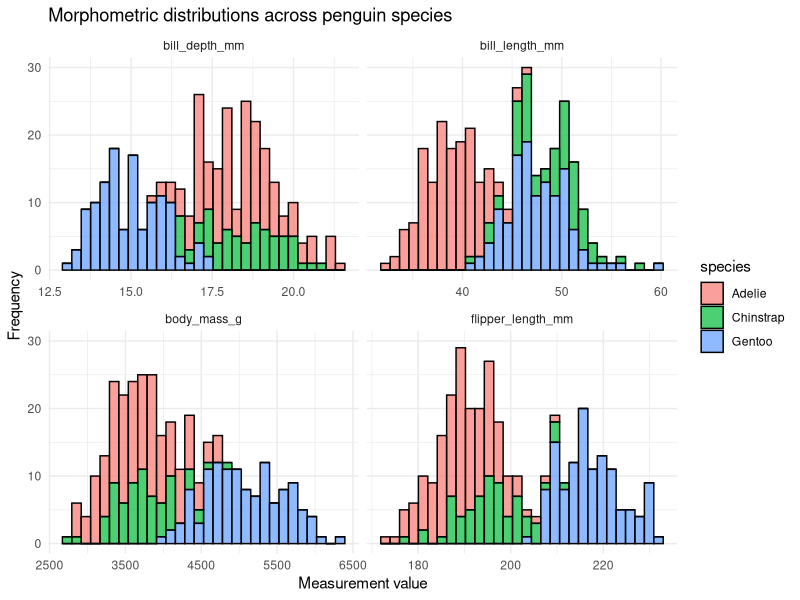

Generate this figure with R: (Note: this script raises an error after producing the figure.)
## ---- chunk 1
knitr::opts_chunk$set(echo = TRUE)
## ---- chunk 2
library(tidyverse)
library(dplyr)
library(stringr)
library(lubridate)
library(palmerpenguins)

## ---- chunk 3
table1
table2
table3
## ---- chunk 4
billboard %>% 
  pivot_longer(
    cols = starts_with("wk"), 
    names_to = "week", 
    values_to = "rank"
  )
## ---- chunk 5
billboard |> 
  pivot_longer(
    cols = starts_with("wk"), 
    names_to = "week", 
    values_to = "rank",
    values_drop_na = TRUE)
## ---- chunk 6
df <- tribble(
  ~id, ~measurement, ~value,
  "A",        "bp1",    100,
  "B",        "bp1",    140,
  "B",        "bp2",    115, 
  "A",        "bp2",    120,
  "A",        "bp3",    105
)
## ---- chunk 7
df |> 
  pivot_wider(
    names_from = measurement,
    values_from = value
  )
## ---- chunk 8
penguins_long <- penguins |>
  pivot_longer(
    cols = c(bill_length_mm, bill_depth_mm, flipper_length_mm, body_mass_g),
    names_to = "measurement_type",
    values_to = "value"
  )
# View the result
head(penguins_long)

## ---- chunk 9
penguins_long |>
  drop_na(value) |>
  ggplot(aes(x = value, fill = species)) +
  geom_histogram(bins = 30, alpha = 0.7, colour = "black") +
  facet_wrap(~ measurement_type, scales = "free_x") +
  theme_minimal() +
  labs(
    title = "Morphometric distributions across penguin species",
    x = "Measurement value",
    y = "Frequency"
  )

## ---- chunk 10
#first calculate the mean 
mass_summary <- penguins |>
  drop_na(body_mass_g) |>
  group_by(species, island) |>
  summarise(mean_mass = mean(body_mass_g))

head(mass_summary)
## ---- chunk 11
mass_matrix <- mass_summary |>
  pivot_wider(
    names_from = island,
    values_from = mean_mass
  )

head(mass_matrix)

## ---- chunk 12
table3
## ---- chunk 13
#default
table3 %>% 
  separate(rate, into = c("cases", "population"))

#using the sep argument 
table3 %>% 
  separate(rate, into = c("cases", "population"), sep = "/")
## ---- chunk 14
table3 %>% 
  separate(rate, into = c("cases", "population"), convert = TRUE)
## ---- chunk 15
table3 %>% 
  separate(year, into = c("century", "year"), sep = 2)
## ---- chunk 16
table5 %>% 
  unite(new, century, year, sep = "") #sep is added to make sure the default of "_" isnt used
## ---- chunk 17
# A remarkably messy data frame of field sites
messy_sites <- tibble(
  site_id = c(" Nelly Bay", "nelly_bay", "NELLY BAY", " Geoffrey_Bay ", "geoffrey bay")
)

# Using stringr within mutate to standardize the text
clean_sites <- messy_sites |>
  mutate(
    # 1. Convert everything to lowercase
    site_clean = str_to_lower(site_id),
    site_clean = str_trim(site_clean),  # 2. Trim any leading or trailing whitespace (invisible spaces at the ends)
    site_clean = str_replace_all(site_clean, pattern = " ", replacement = "_") # 3. Replace any spaces with underscores
   
  )

print(clean_sites)


## ---- chunk 18
library(lubridate)

# Parsing different date formats
date_1 <- dmy("25/12/2026")
date_2 <- ymd("2026-12-25")

# R now recognizes these as identical Date objects
date_1 == date_2

## ---- chunk 19
# A tibble of raw sensor data with a messy character timestamp
sensor_data <- tibble(
  raw_time = c("14-05-2026 08:30:00", "14-05-2026 08:45:00", "14-05-2026 09:00:00"),
  temperature = c(24.5, 24.6, 24.4)
)

# Converting character strings to true POSIXct datetime objects
sensor_clean <- sensor_data |>
  mutate(
    true_time = dmy_hms(raw_time)
  )

print(sensor_clean)

## ---- chunk 20
# Table 1: Biological observation data
observations <- tibble(
  site_code = c("NB", "GB", "MI", "NB", "HB"),
  species = c("Trout", "Snapper", "Trout", "Cod", "Trout"),
  count = c(5, 2, 1, 3, 8)
)

# Table 2: Spatial metadata
site_metadata <- tibble(
  site_code = c("NB", "GB", "MI", "RP", "WP"),
  zone = c("Marine National Park", "Conservation Park", "Habitat Protection", "General Use", "Other Use"),
  lat = c(-19.16, -19.15, -19.14, -19.12, -19.11)
)

## ---- chunk 21
# Joining metadata to our observations
leftjoined_data <- observations |>
  left_join(site_metadata, by = join_by(site_code))

print(leftjoined_data)

#as a comparison we can look at the same data right joined
rightjoined_data <- observations |>
  right_join(site_metadata, by = join_by(site_code))

print(rightjoined_data)
## ---- chunk 22
matched_data <- observations |>
  inner_join(site_metadata, by = join_by(site_code))
glimpse(matched_data)

## ---- chunk 23
# Which observations are missing from our metadata dictionary?
missing_context <- observations |>
  anti_join(site_metadata, by = join_by(site_code))

## ---- chunk 24
# Raw data from an old temperature logger
logger_data <- tibble(
  depth_m = c(10, 20, 30, 40),
  temp_c = c(24.5, 24.1, -999, 23.5)) # -999 is a known sensor error code

# Convert the -999 error codes to true NA values
fixed_logger <- logger_data |>
  mutate(temp_c = na_if(temp_c, -999))

print(fixed_logger)

## ---- chunk 25
# Simulate some count data
shark_counts <- tibble(
  site = c("Reef_A", "Reef_B", "Reef_C"),
  shark_count = c(3, NA, 5)) # The NA here actually means 0 sharks were seen

# Replace NA with 0 
shark_fixed <- shark_counts |>
  mutate(shark_count = coalesce(shark_count, 0))

print(shark_fixed)

## ---- chunk 26
cpue_data <- tibble(site = c("Bay_1", "Bay_2"), 
                    catch = c(10, 0),
                    effort_hours = c(2, 0))

# Calculating CPUE (catch / effort)
cpue_calc <- cpue_data |>
  mutate(
    cpue = catch / effort_hours)

print(cpue_calc)

## ---- chunk 27
raw_catch <- tibble(
  site = c("Reef_1", "Reef_1", "Reef_2"),
  species = c("Pmaculatus", "Pleopardus", "Pmaculatus"),
  count = c(5, 2, 8))

## ---- chunk 28
# Force inclusion of hidden zero-catch data
full_catch_matrix <- raw_catch |>
  complete(site, species, fill = list(count = 0))

print(full_catch_matrix)

## ---- chunk 29
sensor_log <- tibble(
  day = 1:4,
  salinity = c(35.2, 35.1, NA, 35.3)
)

# Remove any row where salinity is missing
clean_log <- sensor_log |>
  drop_na(salinity)

## ---- chunk 30
# Make sure packages are loaded
library(tidyverse)
library(palmerpenguins)

# The messy metadata provided by your colleague
island_metadata <- tibble(
  island_name = c(" biscoe", "Dream ", "Torgersen"),
  station_install = c("15/01/2003", "22-03-2004", "05/11/2001"),
  latitude = c(-64.81, -64.73, -64.76)
)

print(island_metadata)


## ---- chunk 31
view(penguins)

island_metadata <- island_metadata %>% 
  mutate(island = str_to_sentence(island_name),
    island = str_trim(island),
    island = str_replace_all(island, pattern = " ", replacement = "_")
  )
print(island_metadata)
## ---- chunk 32
island_metadata <- island_metadata %>% 
  mutate(
    station_install = dmy(station_install)
  )

print(island_metadata)
## ---- chunk 33
# Scroll to the right to see the new columns
head(penguins_spatial)
